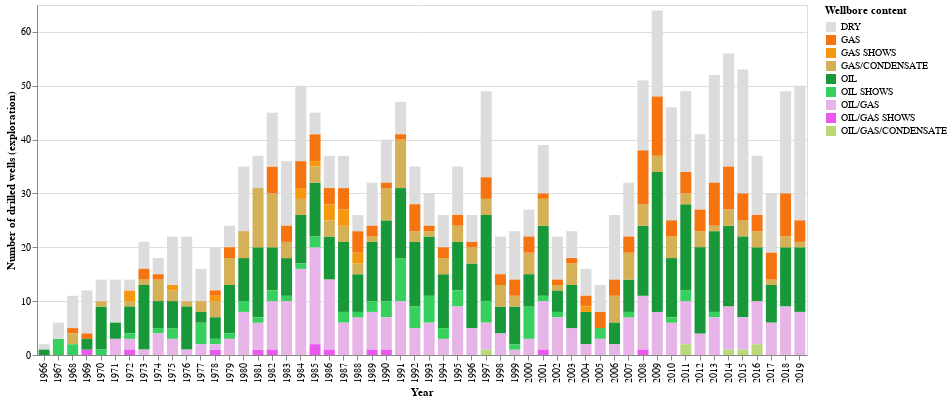

This figure's notebook cell:
### Code cell
chart = (alt.Chart(df_all_explo_extract_col)
         .mark_bar(size=11)
         .encode(x=alt.X('wlbEntryYear:N',
                 axis=alt.Axis(title='Year')),
                 y=alt.Y('count()',
                 axis=alt.Axis(title='Number of drilled wells (exploration)')),
                 color=alt.Color('wlbContent',
                 scale=alt.Scale(domain=domain, range=range_),
                 legend=alt.Legend(title="Wellbore content"))
            ).properties(width=770, height=350)
        )
chart

### Figure 1 — Vega-Lite specification as saved in the notebook (floating-point values rounded to 4 significant figures; data arrays with more than 128 entries replaced by an {"elided": "..."} marker saying what was removed)
{"$schema": "https://vega.github.io/schema/vega-lite/v3.4.0.json", "config": {"mark": {"tooltip": null}, "view": {"height": 300, "width": 400}}, "data": {"name": "data-2d6050c3d7113117792847c72eb98f03"}, "datasets": {"data-2d6050c3d7113117792847c72eb98f03": {"elided": "1705 records"}}, "encoding": {"color": {"field": "wlbContent", "legend": {"title": "Wellbore content"}, "scale": {"domain": ["DRY", "GAS", "GAS SHOWS", "GAS/CONDENSATE", "OIL", "OIL SHOWS", "OIL/GAS", "OIL/GAS SHOWS", "OIL/GAS/CONDENSATE"], "range": ["#DCDCDC", "#F5740F", "#F5970F", "#D4B057", "#189839", "#37D05E", "#E7B4E8", "#EB58EE", "#BBD878"]}, "type": "nominal"}, "x": {"axis": {"title": "Year"}, "field": "wlbEntryYear", "type": "nominal"}, "y": {"aggregate": "count", "axis": {"title": "Number of drilled wells (exploration)"}, "type": "quantitative"}}, "height": 350, "mark": {"size": 11, "type": "bar"}, "width": 770}
